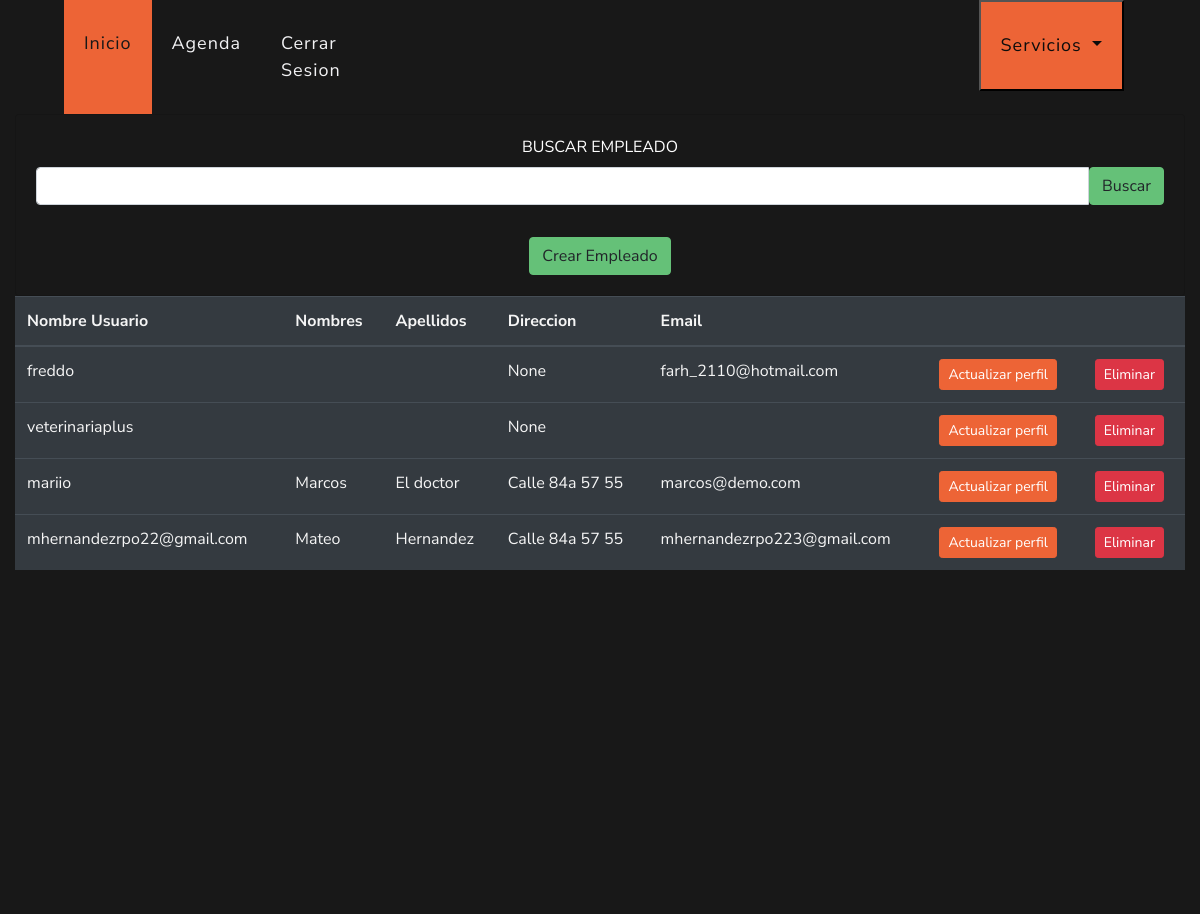
The app's page /ver/empleados (signed in) with its own data.
### veterinary/models.py (models this page shows, shortened)
class User(AbstractUser):
    direccion = models.CharField(max_length=50, blank=True, null=True)
    veterinary = models.ForeignKey(Veterinary, on_delete=models.PROTECT, null=True, blank=True)
    is_doctor = models.BooleanField(default=False)

### veterinary/views.py (the view)
# urls.py: path("ver/empleados", views.detailEmployee, name='detailEmployee'),
@login_required(login_url="login")
def detailEmployee(request):
    VeterinaryLogued = request.user.veterinary
    if request.method == "POST":
        employee = User.objects.filter(
            first_name__contains=request.POST.get("search", ""),
            veterinary=VeterinaryLogued,
        )
    else:
        employee = User.objects.filter(veterinary=VeterinaryLogued)
    context = {"employees": employee}
    return render(request, "veterinary/detailEmployee.html", context)

### templates/veterinary/detailEmployee.html (shortened to what this page needs)
{% extends 'layout/base.html' %}
{% block 'style' %}
{% load static %}
<link rel="stylesheet" href="{% static 'css/estiloindex.css' %}">
<link rel="stylesheet" href="{% static 'css/estilo.css' %}">
{% endblock %}
{% block 'header' %}
{% include 'layout/partials/headerbase.html' %}
{% endblock %}
{% block 'content' %}
<div class="container-fluid" style="background-color: #181818; height: 100vh">
  <div class="row">
    <div class="col-lg-12 col-md-12 col-sm-12 col-xs-12" style="padding-right: 15px; padding-left: 15px;">
      <div class="card bg-dark text-white">
        <div class="card-body text-center">
          <form action="" method="POST">
              <label>BUSCAR EMPLEADO</label>
              <div  class="input-group mb-3">
                <input type="text" class="form-control" name="search">
                  <button type="submit" class="btn btn-secondary">Buscar</button>
            </div>
          </form>
          <a href="{% url 'registerEmployee' %}" class="btn btn-secondary mt-3">Crear Empleado</a>
        </div>
      </div>
        <div class="table-responsive">
          <table class="table table-dark">
            <thead>
              <tr>
                <th>Nombre Usuario</th>
                <th>Nombres</th>
                <th>Apellidos</th>
                <th>Direccion</th>
                <th>Email</th>
                <th></th>
                <th></th>
              </tr>
            </thead>
            <tbody>
              {% for employee in employees %}
              <tr>
                <td>{{employee.username}}</td>
                <td>{{employee.first_name}}</td>
                <td>{{employee.last_name}}</td>
                <td>{{employee.direccion}}</td>
                <td>{{employee.email}}</td>
                <td><a href="{% url 'updateEmployee' id=employee.id %}" class="btn btn-primary btn-sm">Actualizar perfil</a></td>
                <td><button onclick="borrar('{{employee.id}}')" class="btn btn-danger btn-sm">Eliminar</button></td>
              </tr>
              {% endfor %}
            </tbody>
          </table>
      </div>
    </div>
  </div>
</div>
{% endblock %}

### records on screen
User: username "freddo", direccion "None", email "farh_2110@hotmail.com"
User: username "veterinariaplus", direccion "None"
User: username "mariio", first_name "Marcos", last_name "El doctor", direccion "Calle 84a 57 55", email "marcos@demo.com"
User: username "mhernandezrpo22@gmail.com", first_name "Mateo", last_name "Hernandez", direccion "Calle 84a 57 55", email "mhernandezrpo223@gmail.com"
